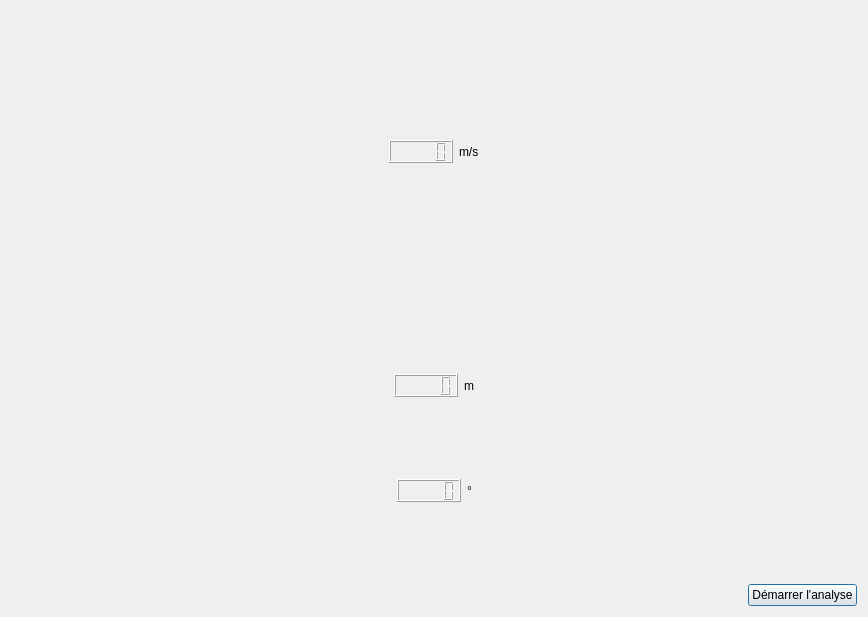
<?xml version="1.0" encoding="UTF-8"?>
<ui version="4.0">
 <class>Dialog</class>
 <widget class="QDialog" name="Dialog">
  <property name="geometry">
   <rect>
    <x>0</x>
    <y>0</y>
    <width>868</width>
    <height>617</height>
   </rect>
  </property>
  <property name="windowTitle">
   <string>Dialog</string>
  </property>
  <layout class="QGridLayout" name="gridLayout">
   <item row="0" column="0">
    <layout class="QHBoxLayout" name="speedLayout">
     <property name="sizeConstraint">
      <enum>QLayout::SetDefaultConstraint</enum>
     </property>
    </layout>
   </item>
   <item row="0" column="1">
    <layout class="QVBoxLayout" name="vSpeedLayout">
     <item>
      <spacer name="verticalSpacer_5">
       <property name="orientation">
        <enum>Qt::Vertical</enum>
       </property>
       <property name="sizeHint" stdset="0">
        <size>
         <width>20</width>
         <height>40</height>
        </size>
       </property>
      </spacer>
     </item>
     <item>
      <layout class="QHBoxLayout" name="hSpeedLayout">
       <item>
        <spacer name="horizontalSpacer_2">
         <property name="orientation">
          <enum>Qt::Horizontal</enum>
         </property>
         <property name="sizeHint" stdset="0">
          <size>
           <width>40</width>
           <height>20</height>
          </size>
         </property>
        </spacer>
       </item>
       <item>
        <widget class="QLCDNumber" name="speedLCD"/>
       </item>
       <item>
        <widget class="QLabel" name="speedLabel">
         <property name="text">
          <string>m/s</string>
         </property>
        </widget>
       </item>
       <item>
        <spacer name="horizontalSpacer_13">
         <property name="orientation">
          <enum>Qt::Horizontal</enum>
         </property>
         <property name="sizeHint" stdset="0">
          <size>
           <width>40</width>
           <height>20</height>
          </size>
         </property>
        </spacer>
       </item>
      </layout>
     </item>
     <item>
      <spacer name="verticalSpacer_4">
       <property name="orientation">
        <enum>Qt::Vertical</enum>
       </property>
       <property name="sizeHint" stdset="0">
        <size>
         <width>20</width>
         <height>40</height>
        </size>
       </property>
      </spacer>
     </item>
    </layout>
   </item>
   <item row="0" column="2">
    <layout class="QHBoxLayout" name="mapLayout"/>
   </item>
   <item row="1" column="0">
    <layout class="QHBoxLayout" name="heightLayout"/>
   </item>
   <item row="1" column="1">
    <layout class="QGridLayout" name="instantSpeedAngleLay">
     <item row="1" column="0">
      <layout class="QHBoxLayout" name="instantHeightLay">
       <item>
        <spacer name="horizontalSpacer_7">
         <property name="orientation">
          <enum>Qt::Horizontal</enum>
         </property>
         <property name="sizeHint" stdset="0">
          <size>
           <width>40</width>
           <height>20</height>
          </size>
         </property>
        </spacer>
       </item>
       <item>
        <widget class="QLCDNumber" name="heightLCD"/>
       </item>
       <item>
        <widget class="QLabel" name="heightLabel">
         <property name="text">
          <string>m</string>
         </property>
        </widget>
       </item>
       <item>
        <spacer name="horizontalSpacer_14">
         <property name="orientation">
          <enum>Qt::Horizontal</enum>
         </property>
         <property name="sizeHint" stdset="0">
          <size>
           <width>40</width>
           <height>20</height>
          </size>
         </property>
        </spacer>
       </item>
      </layout>
     </item>
     <item row="0" column="0">
      <spacer name="verticalSpacer">
       <property name="orientation">
        <enum>Qt::Vertical</enum>
       </property>
       <property name="sizeHint" stdset="0">
        <size>
         <width>20</width>
         <height>40</height>
        </size>
       </property>
      </spacer>
     </item>
     <item row="3" column="0">
      <layout class="QHBoxLayout" name="instantAngleLay">
       <item>
        <spacer name="horizontalSpacer_8">
         <property name="orientation">
          <enum>Qt::Horizontal</enum>
         </property>
         <property name="sizeHint" stdset="0">
          <size>
           <width>40</width>
           <height>20</height>
          </size>
         </property>
        </spacer>
       </item>
       <item>
        <widget class="QLCDNumber" name="angleLCD"/>
       </item>
       <item>
        <widget class="QLabel" name="angleLabel">
         <property name="text">
          <string>°</string>
         </property>
        </widget>
       </item>
       <item>
        <spacer name="horizontalSpacer_15">
         <property name="orientation">
          <enum>Qt::Horizontal</enum>
         </property>
         <property name="sizeHint" stdset="0">
          <size>
           <width>40</width>
           <height>20</height>
          </size>
         </property>
        </spacer>
       </item>
      </layout>
     </item>
     <item row="2" column="0">
      <spacer name="verticalSpacer_2">
       <property name="orientation">
        <enum>Qt::Vertical</enum>
       </property>
       <property name="sizeHint" stdset="0">
        <size>
         <width>20</width>
         <height>40</height>
        </size>
       </property>
      </spacer>
     </item>
     <item row="4" column="0">
      <spacer name="verticalSpacer_3">
       <property name="orientation">
        <enum>Qt::Vertical</enum>
       </property>
       <property name="sizeHint" stdset="0">
        <size>
         <width>20</width>
         <height>40</height>
        </size>
       </property>
      </spacer>
     </item>
    </layout>
   </item>
   <item row="1" column="2">
    <layout class="QHBoxLayout" name="angleLayout"/>
   </item>
   <item row="2" column="0" colspan="3">
    <layout class="QHBoxLayout" name="AnalysisLayout">
     <item>
      <spacer name="horizontalSpacer">
       <property name="orientation">
        <enum>Qt::Horizontal</enum>
       </property>
       <property name="sizeHint" stdset="0">
        <size>
         <width>40</width>
         <height>20</height>
        </size>
       </property>
      </spacer>
     </item>
     <item>
      <widget class="QPushButton" name="analyseButton">
       <property name="text">
        <string>Démarrer l'analyse</string>
       </property>
      </widget>
     </item>
    </layout>
   </item>
  </layout>
 </widget>
 <resources/>
 <connections/>
</ui>
